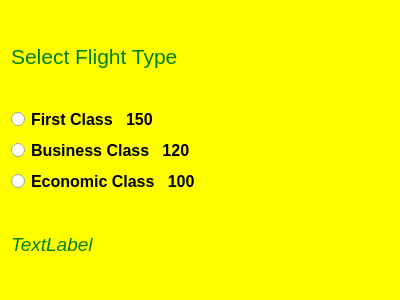
<?xml version="1.0" encoding="UTF-8"?>
<ui version="4.0">
 <class>Dialog</class>
 <widget class="QDialog" name="Dialog">
  <property name="geometry">
   <rect>
    <x>0</x>
    <y>0</y>
    <width>400</width>
    <height>300</height>
   </rect>
  </property>
  <property name="windowTitle">
   <string>Dialog</string>
  </property>
  <property name="styleSheet">
   <string notr="true">QDialog{
background-color:yellow
}
QLabel{
color:green
}</string>
  </property>
  <layout class="QVBoxLayout" name="verticalLayout_3">
   <item>
    <layout class="QVBoxLayout" name="verticalLayout_2">
     <item>
      <widget class="QLabel" name="label">
       <property name="font">
        <font>
         <pointsize>16</pointsize>
        </font>
       </property>
       <property name="text">
        <string>Select Flight Type</string>
       </property>
      </widget>
     </item>
     <item>
      <layout class="QVBoxLayout" name="verticalLayout">
       <item>
        <widget class="QRadioButton" name="radioButton_1">
         <property name="font">
          <font>
           <pointsize>12</pointsize>
           <bold>true</bold>
          </font>
         </property>
         <property name="text">
          <string>First Class   150</string>
         </property>
        </widget>
       </item>
       <item>
        <widget class="QRadioButton" name="radioButton_2">
         <property name="font">
          <font>
           <pointsize>12</pointsize>
           <bold>true</bold>
          </font>
         </property>
         <property name="text">
          <string>Business Class   120</string>
         </property>
        </widget>
       </item>
       <item>
        <widget class="QRadioButton" name="radioButton_3">
         <property name="font">
          <font>
           <pointsize>12</pointsize>
           <bold>true</bold>
          </font>
         </property>
         <property name="text">
          <string>Economic Class   100</string>
         </property>
        </widget>
       </item>
      </layout>
     </item>
     <item>
      <widget class="QLabel" name="lbl_hasil">
       <property name="font">
        <font>
         <pointsize>14</pointsize>
         <italic>true</italic>
        </font>
       </property>
       <property name="text">
        <string>TextLabel</string>
       </property>
      </widget>
     </item>
    </layout>
   </item>
  </layout>
 </widget>
 <resources/>
 <connections/>
</ui>
